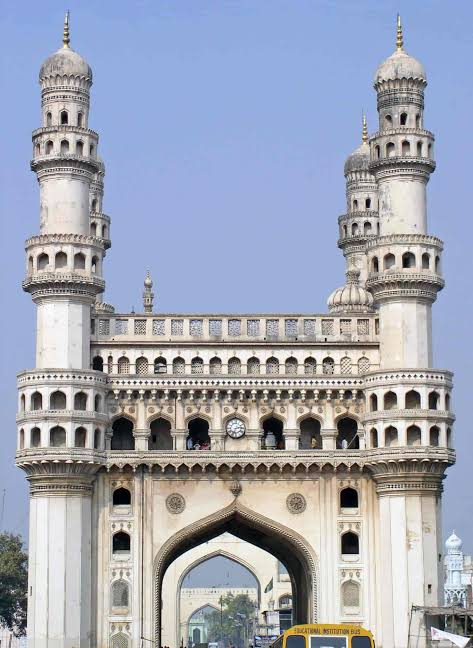
%> input picture DST/Images/dstimage.png, 473 x 648 px
$ octave imagedst.m   (GNU Octave 9; MATLAB toolbox functions it lacks are replaced by stand-ins)
%> lines starting %> are read from the running program, lines starting %| are printed output that depends on the picture
clc
clear all;
close all;
a=imread("C:\Users\sirig\Downloads\DST\" + "DST\Images\dstimage.png");
%> a is the input picture: size 648x473x3 uint8; mean R, G, B 160, 165.3, 180.3
a=im2gray(a);
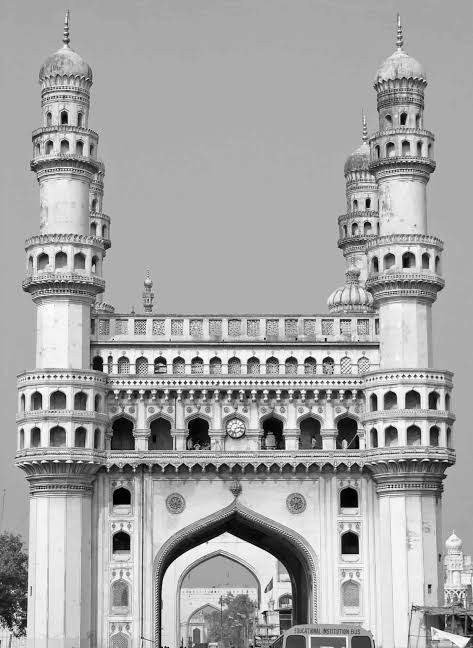
%> a: size 648x473 uint8; min 0, max 255, mean 165.4
figure;subplot(3,1,1);imshow(a);title('Original Image');
U=dst(a);
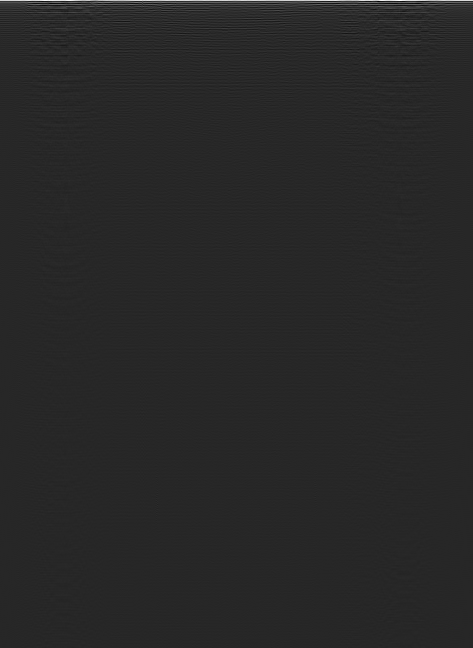
%> U: size 648x473 double; min -7646.3, max 42152.9, mean 193.8; drawn with min black and max white
subplot(3,1,2);imshow(log(abs(U)),[]);title('DST of an Image');
%> after `imshow(log(abs(U)),[])`:
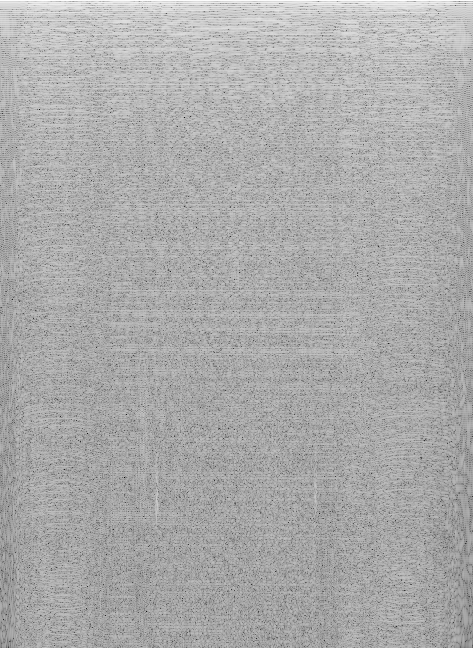
%> displayed picture: size 648x473, on the screen's scale of 0 to 255; min 0, max 255, mean 171.4
V=idst(U);
V=rescale(V);
subplot(3,1,3);imshow(V);title('Reconstructed Image')
